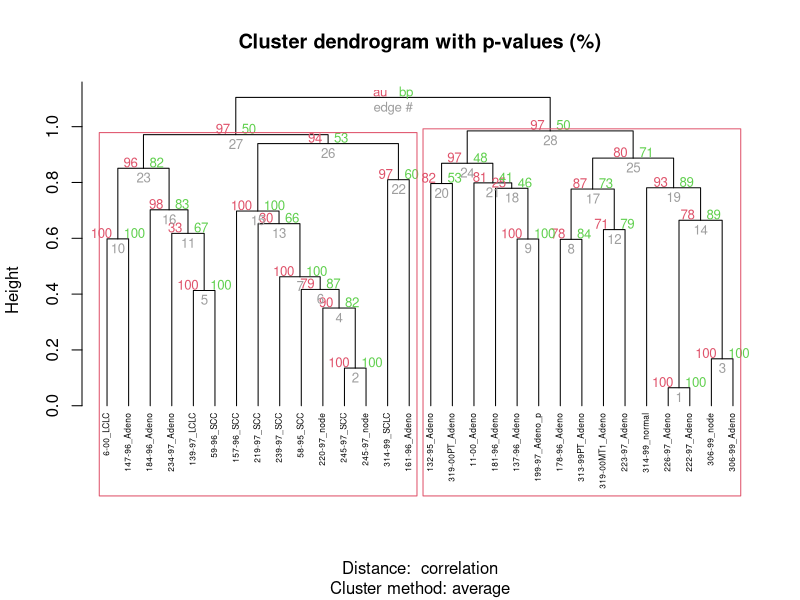

Recreate this plot in R. (Note: this script raises an error after producing the figure.)
#Computing P-value for Hierarchical Clustering----Abel Mwandonga Haro.

install.packages("pvclust")
library(pvclust)
library(pvclust)
data("lung")
?lung
str(lung)
head(lung)
head(lung[,1:5])
dim(lung)
set.seed(123)
ss<-sample(1:73,30)
df<-lung[,ss]
res_pv<-pvclust(df,method.dist = "cor",method.hclust = "average",nboot = 10)

# Default plot
plot(res_pv,hang=-1,cex=0.5)
pvrect(res_pv)
clusters<-pvpick(res_pv)
clusters
# Create a parallel socket cluster
library(parallel)
ps<-makeCluster(2,type = "PSOCK")
# parallel version of pvclust
res_pv<-parPvclust(ps,df,nboot = 1000)
stopCluster(ps)
